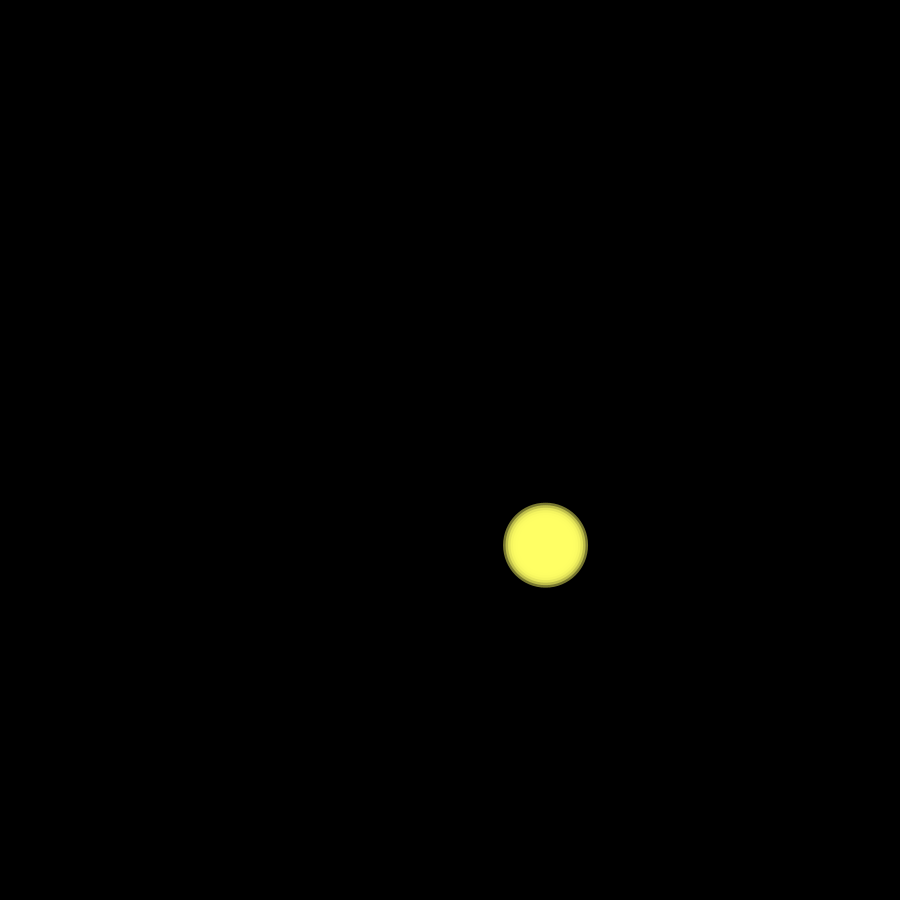
Frame 1 (no input)
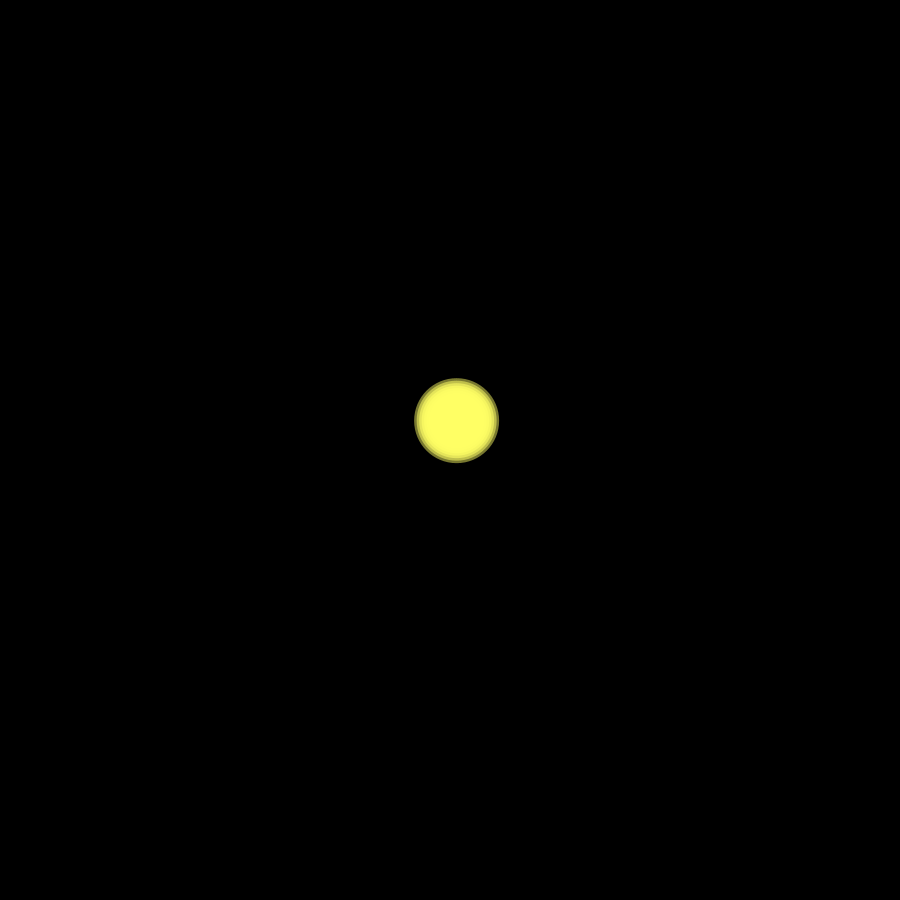
Frame 60 (the mouse pressed at the canvas centre just before this capture)
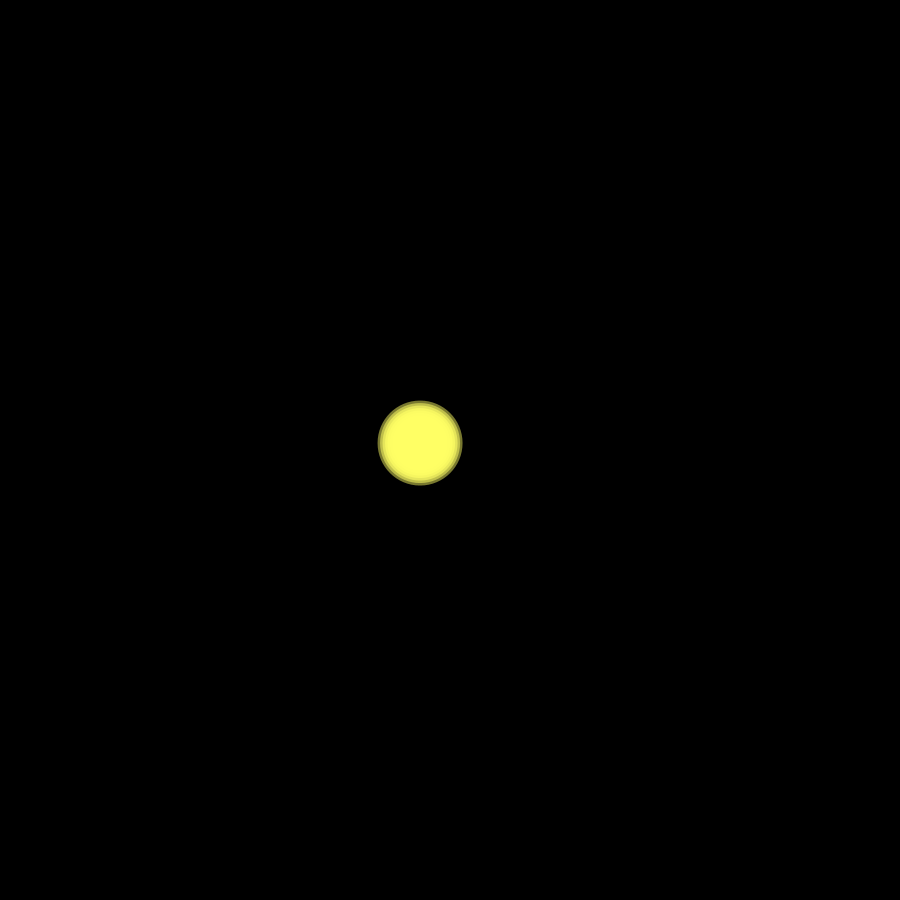
Frame 120 (the mouse held since frame 60 and released just before this capture)

The Processing sketch that drew these frames (run headless with seeded random() and noise(); from frame 60 on, the mouse is pressed at the canvas centre):

// Processing sketch: Lab7_3
// ── Lab7_3.pde
float t = 0;
float t2 = 0;

void setup() {
  size(900, 900);
}

void draw() {
  background(0);
  float n = noise(t);
  print(n,'\n');
  t += 0.004;
  t2 += 0.008;
  float n2 = noise(t2);
  noStroke();
  for(int i = 0; i < 10; i++) {
    fill(255,255,100, 255 - 15 * i);
    ellipse(n * width, n2 * height, 40 + 5 * i, 40 + 5 * i);
  }
}
